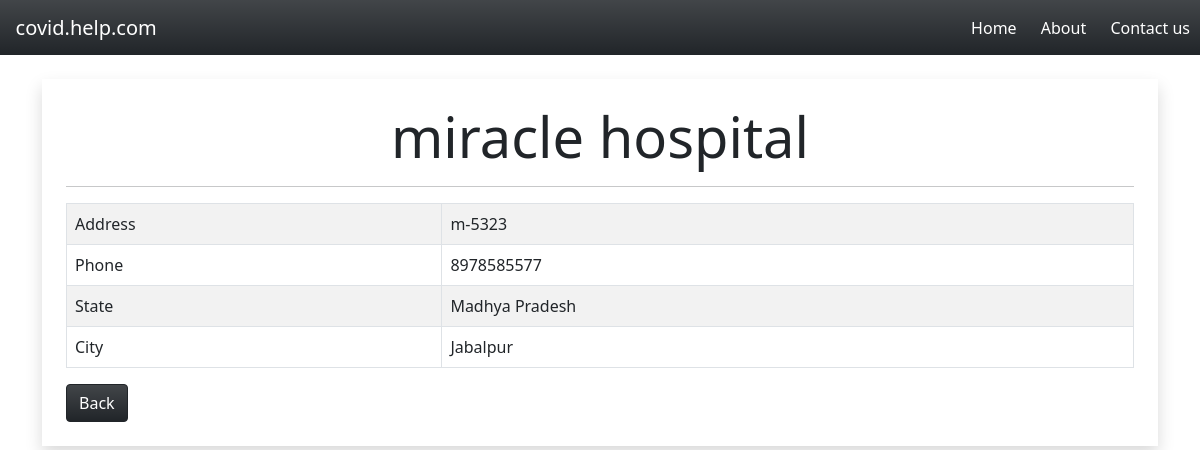
/hospital/2/, run on the app's committed database.
### app/models.py (models this page shows, shortened)
class Hospital(models.Model):
    name = models.CharField(max_length=100 , null=False , blank=False)
    address = models.CharField(max_length=150 , null=False , blank=False)
    phone = models.IntegerField()
    city = models.ForeignKey(City , on_delete=models.CASCADE , related_name='hospitals')
    state = models.ForeignKey(State , on_delete=models.CASCADE )

class State(models.Model):
    name = models.CharField(max_length=50)
    def __str__(self):
        return self.name

class City(models.Model):
    name = models.CharField(max_length=50 , null=False , blank=False)
    state = models.ForeignKey(State , on_delete=models.CASCADE , related_name='citites')
    def __str__(self):
        return self.name

### app/views.py (the view)
# urls.py: path('hospital/<int:pk>/',views.hospital_page,name='hospital_page'),
def hospital_page(request,pk):
    context = {
        'hospital':Hospital.objects.get(id=pk)
    }
    return render(request,'app/hospital_page.html',context=context)

### app/templates/app/hospital_page.html
{% extends 'app/base.html' %}
{% block content %}
<div class="container">
    <div class="mt-4 border-rounded p-4 shadow">
        <p class="display-4 text-center">{{ hospital.name }}</p>
        <hr>
        <table class="table table-striped   table-bordered">
            <tbody>
                <tr>
                    <td>Address</td>
                    <td>{{ hospital.address }}</td>
                </tr>
                <tr>
                    <td>Phone</td>
                    <td>{{ hospital.phone }}</td>
                </tr>
                <tr>
                    <td>State</td>
                    <td>{{ hospital.state }}</td>
                </tr>
                <tr>
                    <td>City</td>
                    <td>{{ hospital.city }}</td>
                </tr>
            </tbody>
        </table>
        <a href="/" class="btn btn-dark bg-gradient">Back</a>
    </div>
</div>
<br>
{% endblock %}

### data on the page
Hospital: name "miracle hospital", address "m-5323", phone "8978585577", state "Madhya Pradesh", city "Jabalpur"
